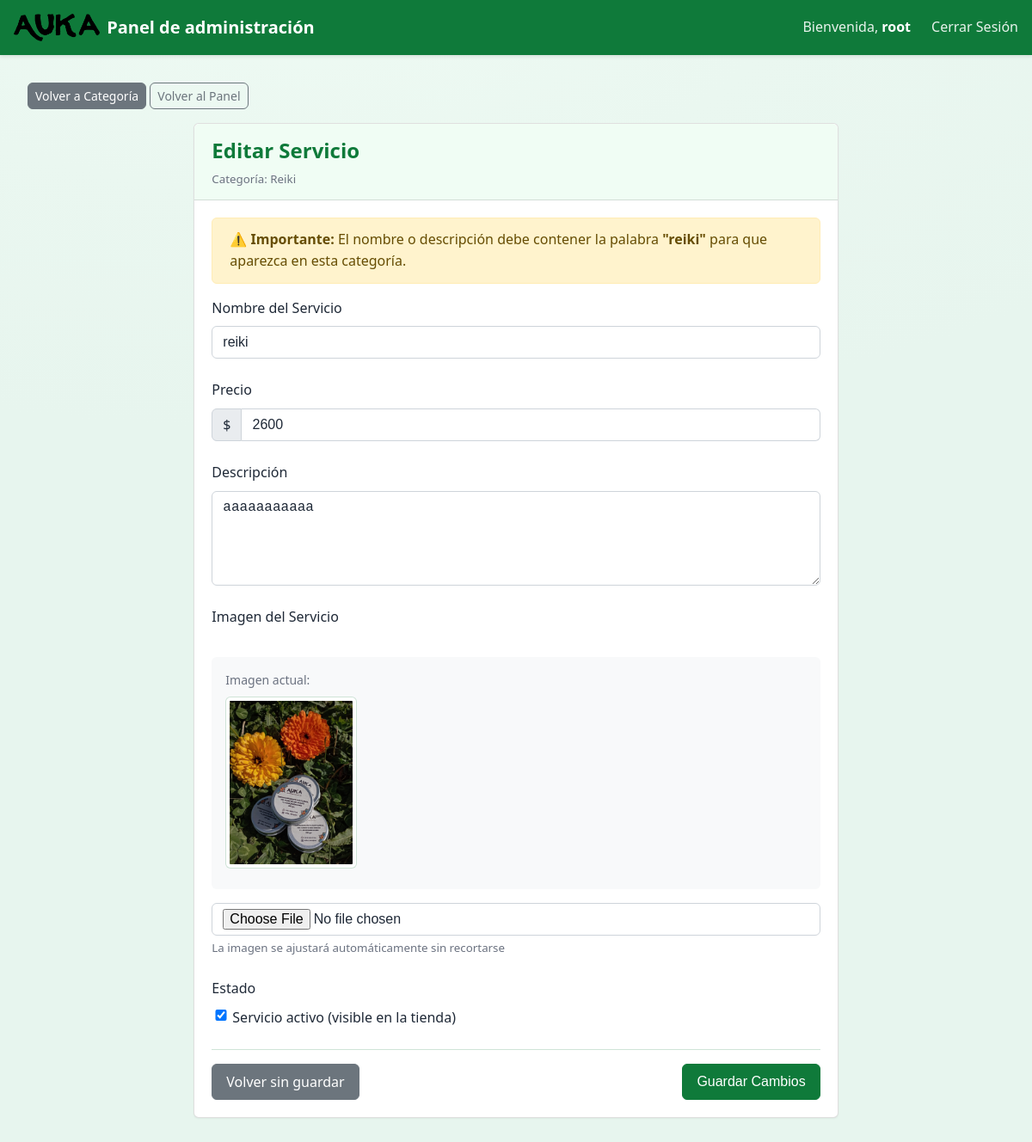
Page /panel/catalogo/editar/9/ (signed in) on the earlier database version.
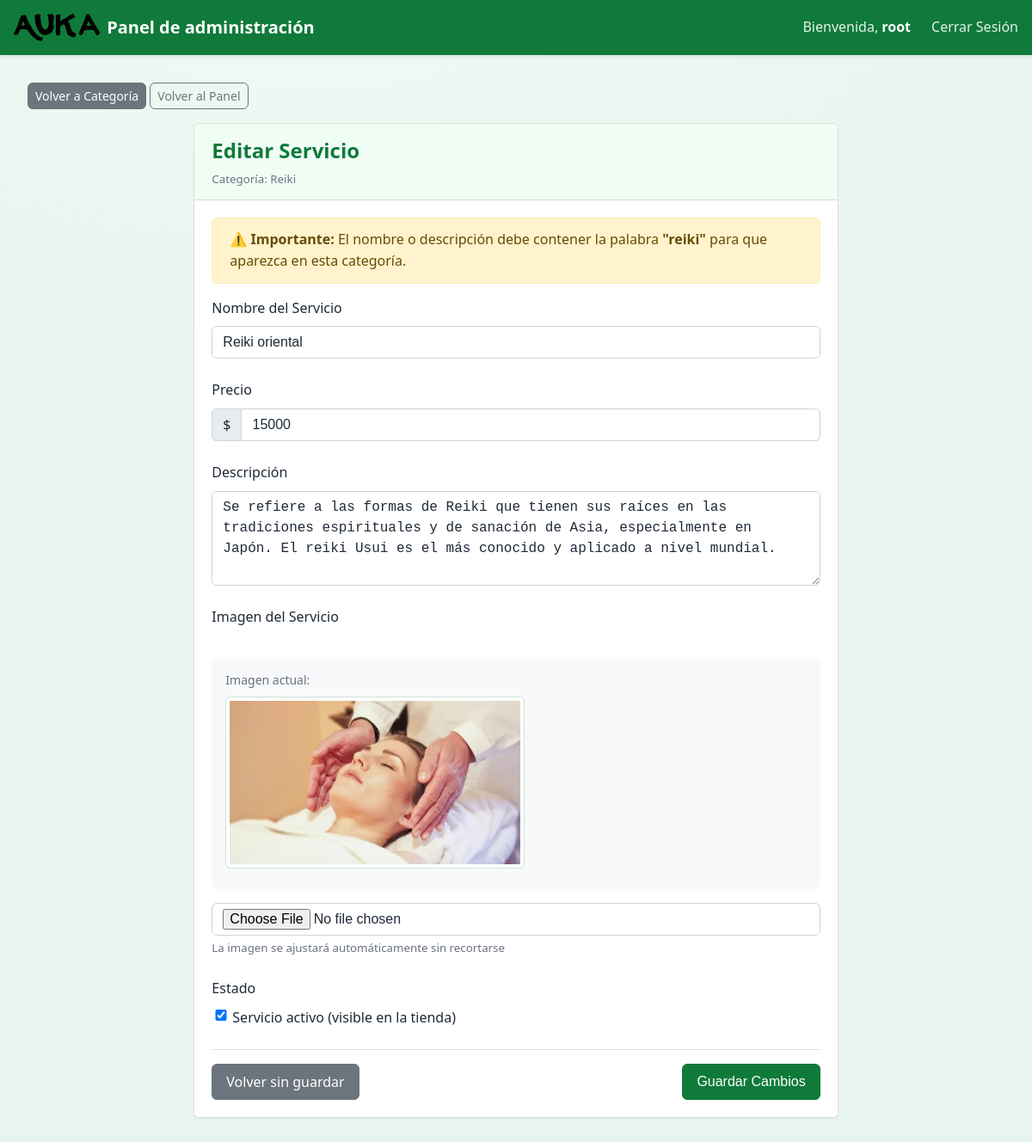
Same page on the later database version.
### panel/models.py (models this page shows, shortened)
class Producto(models.Model):
    TEMPORADAS = [
        ("verano", "Verano"),
        ("otoño", "Otoño"),
        ("invierno", "Invierno"),
        ("primavera", "Primavera"),
    ]
    usuario = models.ForeignKey(User, on_delete=models.CASCADE)
    nombre = models.CharField(max_length=100)
    precio = models.IntegerField()  # Cambiado de DecimalField a IntegerField
    descripcion = models.TextField()
    imagen = models.ImageField(upload_to='productos/')
    activo = models.BooleanField(default=True)
    temporadas = MultiSelectField(choices=TEMPORADAS, blank=True)

### panel/views.py (the view)
# urls.py: path('catalogo/editar/<int:producto_id>/', views.editar_producto, name='editar_producto'),
@login_required
def editar_producto(request, producto_id):
    producto = get_object_or_404(Producto, id=producto_id, usuario=request.user)
    categoria_id = request.GET.get('categoria', None) or request.POST.get('categoria', None)
    if request.method == 'POST':
        form = ProductoForm(request.POST, request.FILES, instance=producto, categoria_id=categoria_id)
        if form.is_valid():
            producto = form.save(commit=False)
            if categoria_id and categoria_id != 'fitoterapia':
                producto.temporadas = []
            producto.save()
            if categoria_id:
                return redirect('categoria_servicios', categoria_id=categoria_id)
            return redirect('mi_panel')
    else:
        form = ProductoForm(instance=producto, categoria_id=categoria_id)
    if not categoria_id:
        nombre_lower = producto.nombre.lower()
        desc_lower = producto.descripcion.lower()
        if 'flores' in nombre_lower or 'bach' in nombre_lower:
            categoria_id = 'flores-bach'
        elif 'masaje' in nombre_lower or 'masajes' in nombre_lower:
            categoria_id = 'masajes'
        elif 'reiki' in nombre_lower:
            categoria_id = 'reiki'
        elif 'fitoterapia' in nombre_lower or 'cosmética' in nombre_lower or 'cosmetica' in nombre_lower:
            categoria_id = 'fitoterapia'
    return render(request, 'catalogo/editar_producto.html', {
        'form': form,
        'producto': producto,
        'categoria_id': categoria_id
    })

### panel/forms.py (shortened to what this page needs)
class ProductoForm(forms.ModelForm):
    categoria_id = forms.CharField(required=False, widget=forms.HiddenInput())
    class Meta:
        model = Producto
        fields = ['nombre', 'precio', 'descripcion', 'imagen', 'activo', 'temporadas']
        widgets = {
            'nombre': forms.TextInput(attrs={'class': 'form-control'}),
            'precio': forms.NumberInput(attrs={'class': 'form-control', 'step': '1'}),
            'descripcion': forms.Textarea(attrs={'class': 'form-control', 'rows': 4}),
            'imagen': forms.FileInput(attrs={'class': 'form-control'}),
            'activo': forms.CheckboxInput(attrs={'class': 'form-check-input'}),
            'temporadas': forms.CheckboxSelectMultiple(attrs={'class': 'form-check-input'}),
        }
    def __init__(self, *args, **kwargs):
        categoria_id = kwargs.pop('categoria_id', None)
        super().__init__(*args, **kwargs)
        if categoria_id:
            self.fields['categoria_id'].initial = categoria_id
            if categoria_id != 'fitoterapia':
                if 'temporadas' in self.fields:
                    del self.fields['temporadas']

### panel/templates/catalogo/editar_producto.html (shortened to what the changed rows need)
{% extends 'base_panel.html' %}
{% load static %}
{% block content %}
<div class="container">
    <div class="row justify-content-center">
        <div class="col-md-8">
            <div class="card shadow-sm">
                <div class="card-header">
                    <h2 class="mb-0">Editar Servicio</h2>
                </div>
                <div class="card-body">
                    <form method="post" enctype="multipart/form-data">
                        <div class="mb-4">
                            <label for="{{ form.nombre.id_for_label }}" class="form-label fw-bold">
                                Nombre del Servicio
                            </label>
                            {{ form.nombre }}
                        </div>
                        <div class="mb-4">
                            <div class="input-group">
                                <span class="input-group-text">$</span>
                            {{ form.precio }}
                            </div>
                        </div>
                        <div class="mb-4">
                            <label for="{{ form.descripcion.id_for_label }}" class="form-label fw-bold">
                                Descripción
                            </label>
                            {{ form.descripcion }}
                        </div>
                        <div class="mb-4">
                            <label for="{{ form.imagen.id_for_label }}" class="form-label fw-bold">
                                Imagen del Servicio
                            </label>
                            <br>
                            {% if form.instance.imagen %}
                                <div class="mb-3 bg-light rounded" style="padding: 1rem;">
                                    <p class="mb-2 small text-muted">Imagen actual:</p>
                                    <img src="{{ form.instance.imagen.url }}" alt="Imagen actual" class="img-thumbnail" style="max-height: 200px; object-fit: contain;">
                                </div>
                            {% endif %}
                            {{ form.imagen }}
                            <small class="text-muted d-block mt-1">La imagen se ajustará automáticamente sin recortarse</small>
                        </div>
                        <div class="mb-4">
                            <div class="form-check">
                                {{ form.activo }}
                                <label class="form-check-label" for="{{ form.activo.id_for_label }}">
                                    Servicio activo (visible en la tienda)
                                </label>
                            </div>
                        </div>
                    </form>
                </div>
            </div>
        </div>
    </div>
</div>
{% endblock %}

Differences in the rows shown:
changed Producto: nombre "reiki" → "Reiki oriental"; precio "2600" → "15000"; descripcion "aaaaaaaaaaa" → "Se refiere a las formas de Reiki que tienen sus raíces en las tradiciones espirituales y de sanación de Asia, especialmente en Japón. El reiki Usui es el más conocido y aplicado a nivel mundial."; instance.imagen: a different picture
